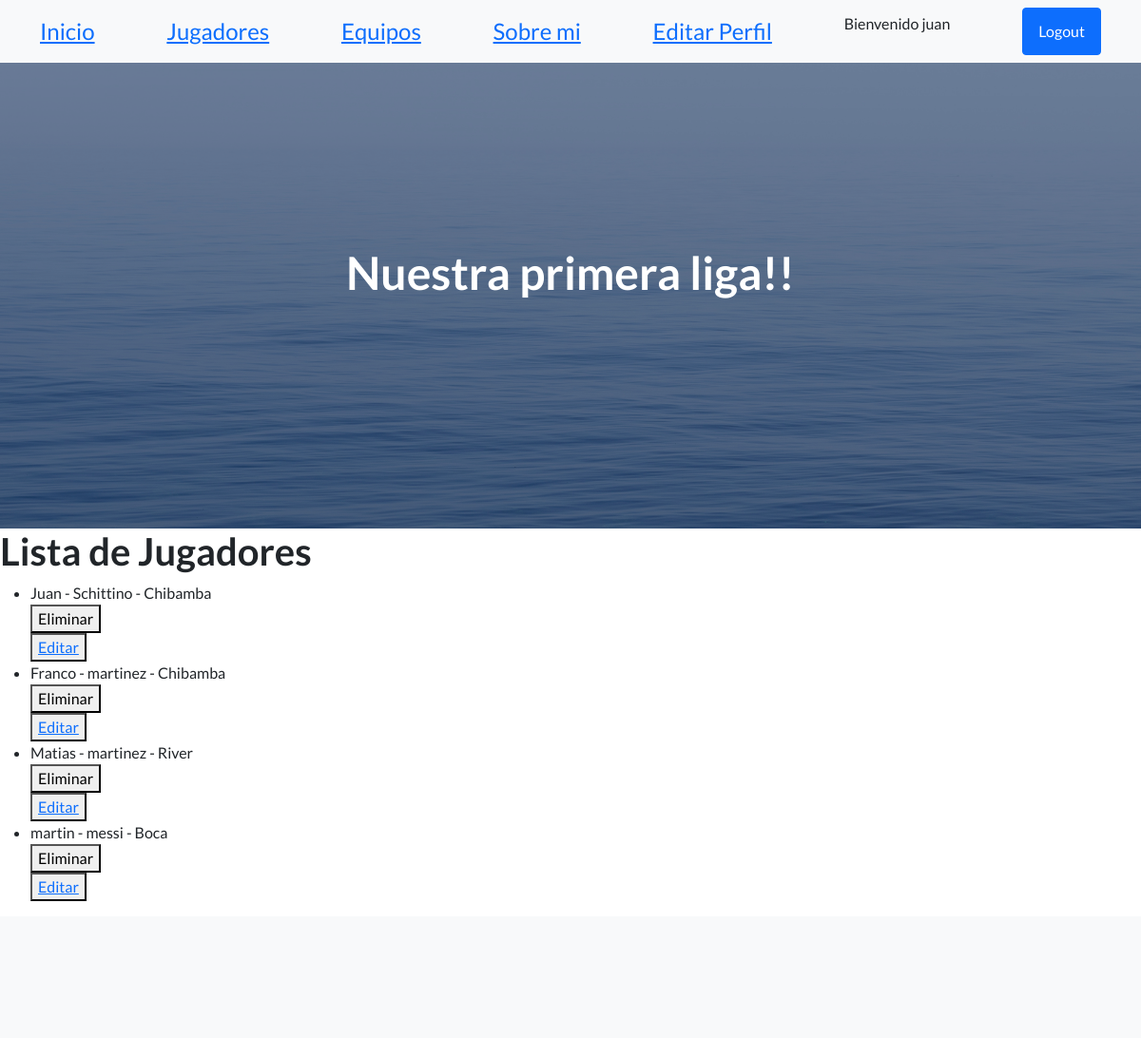
The page /app-coder/listaJugadores/ (signed in) on the database its author committed.
### AppCoder/models.py (models this page shows)
class Jugadores(models.Model):
    nombre = models.CharField( max_length=50)
    apellido = models.CharField( max_length=50)
    equipo = models.CharField(max_length=50)
    gmail = models.EmailField()
    nacimiento = models.DateField(max_length=50)
    def __str__(self):
        return f"{self.nombre} - {self.apellido} - {self.equipo}"

### AppCoder/views.py (the view)
# urls.py: path("listaJugadores/", listaJugadores,name="listaJugadores"),
def listaJugadores(request):
    jugadores = Jugadores.objects.all()
    return render(request, "leerjugadores.html", {"jugadores": jugadores})

### AppCoder/Template/leerJugadores.html
{% extends 'padre.html' %}
{% load static %}
{% block contenidoQueCambia %}
    <h1>Lista de Jugadores</h1>
    <ul>
        {% for jugador  in jugadores %}
            <li>
                {{jugador}}
            </li>
            <div>
                <form action="{% url "EliminaJugador" jugador.id  %}" method="POST">{% csrf_token %}
                 <button type="submit"> Eliminar </button>
                 </form>
                 <button>
                    <a href="{% url "EditarJugador" jugador.id  %}">Editar</a>
                 </button>
            </div>
        {% endfor %}
    </ul>
{% endblock contenidoQueCambia %}

### AppCoder/Template/padre.html (shortened to what this page needs)
<!DOCTYPE html>
<html lang="en">
    <head>
        {% load static %}
        <link href="https://cdn.jsdelivr.net/npm/bootstrap-icons@1.5.0/font/bootstrap-icons.css" rel="stylesheet" type="text/css" />
        <link href="{% static 'css/styles.css' %}" rel="stylesheet" />
    </head>
    <body>
        <nav class="navbar navbar-light bg-light static-top">
            <div class="container">
                <a class="navbar-brand1" style="font-size: x-large;" href="#!">Inicio</a>
                <a class="navbar-brand2" style="font-size: x-large;"  href="{% url "Jugadores" %}">Jugadores</a>
                <a class="navbar-brand3"  style="font-size: x-large;" href="{% url "Equipos" %}">Equipos</a>
                <a class="navbar-brand3" style="font-size: x-large;" href="{% url "AboutMe" %}">Sobre mi</a>
                <a class="navbar-brand3" style="font-size: x-large;" href="{% url "EditarPerfil" %}">Editar Perfil</a>
                {% if user.is_authenticated %}
                    <p>Bienvenido {{user.username}}  </p>
                    <a class="btn btn-primary" href="{% url "Logout" %}">Logout</a>
                {% else %}
                <a class="btn btn-primary" href="{% url "Login" %}">Login</a>
                <a class="navbar-brand3" style="font-size: x-large;" href="{% url "Registrar" %}">Registrar</a>
                {% endif %}
            </div>
        </nav>
        <header class="masthead">
            <div class="container position-relative">
                <div class="row justify-content-center">
                    <div class="col-xl-6">
                        <div class="text-center text-white">
                            <h1 class="mb-5">Nuestra primera liga!!</h1>
                        </div>
                    </div>
                </div>
            </div>
        </header>
        {% block contenidoQueCambia %}
        {% endblock contenidoQueCambia %}
        <footer class="footer bg-light">
        </footer>
    </body>
</html>

### rows shown on the page
Jugadores: nombre+apellido+equipo "Juan - Schittino - Chibamba"
Jugadores: nombre+apellido+equipo "Franco - martinez - Chibamba"
Jugadores: nombre+apellido+equipo "Matias - martinez - River"
Jugadores: nombre+apellido+equipo "martin - messi - Boca"

### other values the page prints
{{ user.username }} "juan"
